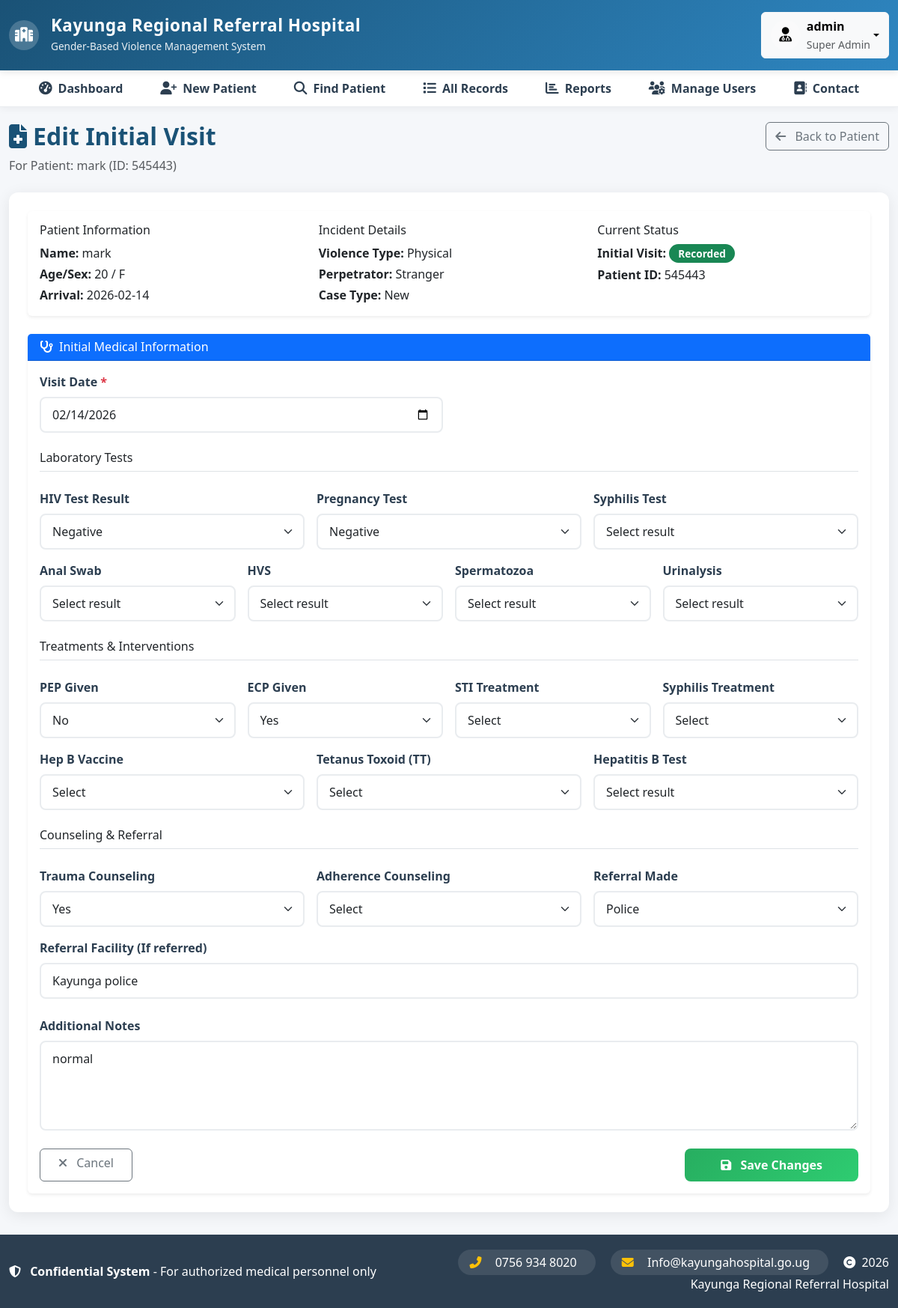
Page /edit_initial_visit/545443 (signed in) on the committed database.
### tables this page shows
CREATE TABLE patients (
        id INTEGER PRIMARY KEY AUTOINCREMENT,
        patient_id TEXT UNIQUE NOT NULL,
        arrival_datetime TEXT NOT NULL,
        national_id TEXT,
        client_name TEXT NOT NULL,
        address TEXT,
        contact_no TEXT,
        next_of_kin TEXT,
        next_of_kin_contact TEXT,
        ovc TEXT,
        age INTEGER NOT NULL,
        sex TEXT NOT NULL,
        marital_status TEXT,
        incident_datetime TEXT,
        medical_form_filled TEXT,
        p3_form TEXT,
        disability TEXT,
        perpetrator_relation TEXT,
        type_violence TEXT NOT NULL,
        type_case TEXT,
        facility_name TEXT DEFAULT 'Kayunga Regional Referral Hospital',
        created_at TEXT DEFAULT CURRENT_TIMESTAMP,
        updated_at TEXT DEFAULT CURRENT_TIMESTAMP
    );

CREATE TABLE initial_visits (
            id INTEGER PRIMARY KEY AUTOINCREMENT,
            patient_id INTEGER,
            visit_date TEXT,
            hiv_test_initial TEXT,
            pregnancy_test TEXT,
            anal_swab TEXT,
            hvs TEXT,
            spermatozoa TEXT,
            urinalysis TEXT,
            hep_b_initial TEXT,
            syphilis_initial TEXT,
            ecp_given TEXT,
            pep_given TEXT,
            sti_treatment TEXT,
            trauma_counseling_initial TEXT,
            adherence_counseling_initial TEXT,
            tt_given_initial TEXT,
            hep_b_vaccine_initial TEXT,
            syphilis_treatment TEXT,
            referral_initial TEXT,
            referral_facility TEXT,
            notes TEXT,
            created_at TEXT DEFAULT CURRENT_TIMESTAMP,
            FOREIGN KEY (patient_id) REFERENCES patients (patient_id)
        );

### app.py (the view, shortened to what this page needs)
@app.route('/edit_initial_visit/<patient_id>', methods=['GET', 'POST'])
@login_required
def edit_initial_visit(patient_id):
    conn = get_db()
    patient = conn.execute('SELECT * FROM patients WHERE patient_id = ?', (patient_id,)).fetchone()
    if not patient:
        flash('Patient not found', 'danger')
        conn.close()
        return redirect(url_for('patient_lookup'))
    initial_visit = conn.execute('SELECT * FROM initial_visits WHERE patient_id = ?',
                               (patient_id,)).fetchone()
    conn.close()
    return render_template('edit_initial_visit.html',
                         patient=patient,
                         initial_visit=initial_visit,
                         today=datetime.now().strftime('%Y-%m-%d'))

### templates/edit_initial_visit.html (shortened to what this page needs)
{% extends "base.html" %}
{% block page_header %}
<i class="fas fa-file-medical me-2"></i>Edit Initial Visit
{% endblock %}
{% block page_subtitle %}
For Patient: {{ patient.client_name }} (ID: {{ patient.patient_id }})
{% endblock %}
{% block page_actions %}
<a href="{{ url_for('patient_lookup', search_term=patient.patient_id, search_by='patient_id') }}"
   class="btn btn-outline-secondary">
    <i class="fas fa-arrow-left me-2"></i> Back to Patient
</a>
{% endblock %}
{% block content %}
<div class="content-wrapper">
    <div class="card border-0 shadow-sm mb-4">
        <div class="card-body">
            <div class="row">
                <div class="col-md-4">
                    <h6>Patient Information</h6>
                    <p class="mb-1"><strong>Name:</strong> {{ patient.client_name }}</p>
                    <p class="mb-1"><strong>Age/Sex:</strong> {{ patient.age }} / {{ patient.sex }}</p>
                    <p class="mb-0"><strong>Arrival:</strong> {{ patient.arrival_datetime[:10] }}</p>
                </div>
                <div class="col-md-4">
                    <h6>Incident Details</h6>
                    <p class="mb-1"><strong>Violence Type:</strong> {{ patient.type_violence }}</p>
                    <p class="mb-1"><strong>Perpetrator:</strong> {{ patient.perpetrator_relation or 'N/A' }}</p>
                    <p class="mb-0"><strong>Case Type:</strong> {{ patient.type_case or 'N/A' }}</p>
                </div>
                <div class="col-md-4">
                    <h6>Current Status</h6>
                    <p class="mb-1">
                        <strong>Initial Visit:</strong>
                        {% if initial_visit %}
                        <span class="badge bg-success">Recorded</span>
                        {% else %}
                        <span class="badge bg-warning">Not Recorded</span>
                        {% endif %}
                    </p>
                    <p class="mb-0">
                        <strong>Patient ID:</strong> {{ patient.patient_id }}
                    </p>
                </div>
            </div>
        </div>
    </div>
    <form method="POST">
        <div class="card border-0 shadow-sm">
            <div class="card-header bg-primary text-white">
                <h6 class="mb-0"><i class="fas fa-stethoscope me-2"></i>Initial Medical Information</h6>
            </div>
            <div class="card-body">
                <div class="row g-3">
                    <div class="col-md-6">
                        <label class="form-label">Visit Date <span class="text-danger">*</span></label>
                        <input type="date" class="form-control" name="visit_date"
                               value="{{ initial_visit.visit_date[:10] if initial_visit and initial_visit.visit_date else patient.arrival_datetime[:10] }}"
                               required>
                    </div>
                    <div class="col-12 mt-4">
                        <h6 class="border-bottom pb-2">Laboratory Tests</h6>
                    </div>
                    <div class="col-md-4">
                        <label class="form-label">HIV Test Result</label>
                        <select class="form-select" name="hiv_test_initial">
                            <option value="Negative" {% if initial_visit and initial_visit.hiv_test_initial == 'Negative' %}selected{% endif %}>Negative</option>
                        </select>
                    </div>
                    <div class="col-md-4">
                        <label class="form-label">Pregnancy Test</label>
                        <select class="form-select" name="pregnancy_test">
                            <option value="Negative" {% if initial_visit and initial_visit.pregnancy_test == 'Negative' %}selected{% endif %}>Negative</option>
                        </select>
                    </div>
                    <div class="col-md-4">
                        <label class="form-label">Syphilis Test</label>
                        <select class="form-select" name="syphilis_initial">
                            <option value="">Select result</option>
                        </select>
                    </div>
                    <div class="col-md-3">
                        <label class="form-label">Anal Swab</label>
                        <select class="form-select" name="anal_swab">
                            <option value="">Select result</option>
                        </select>
                    </div>
                    <div class="col-md-3">
                        <label class="form-label">HVS</label>
                        <select class="form-select" name="hvs">
                            <option value="">Select result</option>
                        </select>
                    </div>
                    <div class="col-md-3">
                        <label class="form-label">Spermatozoa</label>
                        <select class="form-select" name="spermatozoa">
                            <option value="">Select result</option>
                        </select>
                    </div>
                    <div class="col-md-3">
                        <label class="form-label">Urinalysis</label>
                        <select class="form-select" name="urinalysis">
                            <option value="">Select result</option>
                        </select>
                    </div>
                    <div class="col-12 mt-4">
                        <h6 class="border-bottom pb-2">Treatments & Interventions</h6>
                    </div>
                    <div class="col-md-3">
                        <label class="form-label">PEP Given</label>
                        <select class="form-select" name="pep_given">
                            <option value="No" {% if initial_visit and initial_visit.pep_given == 'No' %}selected{% endif %}>No</option>
                        </select>
                    </div>
                    <div class="col-md-3">
                        <label class="form-label">ECP Given</label>
                        <select class="form-select" name="ecp_given">
                            <option value="Yes" {% if initial_visit and initial_visit.ecp_given == 'Yes' %}selected{% endif %}>Yes</option>
                        </select>
                    </div>
                    <div class="col-md-3">
                        <label class="form-label">STI Treatment</label>
                        <select class="form-select" name="sti_treatment">
                            <option value="">Select</option>
                        </select>
                    </div>
                    <div class="col-md-3">
                        <label class="form-label">Syphilis Treatment</label>
                        <select class="form-select" name="syphilis_treatment">
                            <option value="">Select</option>
                        </select>
                    </div>
                    <div class="col-md-4">
                        <label class="form-label">Hep B Vaccine</label>
                        <select class="form-select" name="hep_b_vaccine_initial">
                            <option value="">Select</option>
                        </select>
                    </div>
                    <div class="col-md-4">
                        <label class="form-label">Tetanus Toxoid (TT)</label>
                        <select class="form-select" name="tt_given_initial">
                            <option value="">Select</option>
                        </select>
                    </div>
                    <div class="col-md-4">
                        <label class="form-label">Hepatitis B Test</label>
                        <select class="form-select" name="hep_b_initial">
                            <option value="">Select result</option>
                        </select>
                    </div>
                    <div class="col-12 mt-4">
                        <h6 class="border-bottom pb-2">Counseling & Referral</h6>
                    </div>
                    <div class="col-md-4">
                        <label class="form-label">Trauma Counseling</label>
                        <select class="form-select" name="trauma_counseling_initial">
                            <option value="Yes" {% if initial_visit and initial_visit.trauma_counseling_initial == 'Yes' %}selected{% endif %}>Yes</option>
                        </select>
                    </div>
                    <div class="col-md-4">
                        <label class="form-label">Adherence Counseling</label>
                        <select class="form-select" name="adherence_counseling_initial">
                            <option value="">Select</option>
                        </select>
                    </div>
                    <div class="col-md-4">
                        <label class="form-label">Referral Made</label>
                        <select class="form-select" name="referral_initial">
                            <option value="Police" {% if initial_visit and initial_visit.referral_initial == 'Police' %}selected{% endif %}>Police</option>
                        </select>
                    </div>
                    <div class="col-md-12">
                        <label class="form-label">Referral Facility (If referred)</label>
                        <input type="text" class="form-control" name="referral_facility"
                               value="{{ initial_visit.referral_facility if initial_visit else '' }}"
                               placeholder="Name of referral facility">
                    </div>
                    <div class="col-12 mt-4">
                        <label class="form-label">Additional Notes</label>
                        <textarea class="form-control" name="notes" rows="4"
                                  placeholder="Any additional notes about the initial visit...">
                            {{- initial_visit.notes if initial_visit else '' -}}
                        </textarea>
                    </div>
                    <div class="col-12 mt-4">
                        <div class="d-flex justify-content-between">
                            <a href="{{ url_for('patient_lookup', search_term=patient.patient_id, search_by='patient_id') }}"
                               class="btn btn-outline-secondary px-4">
                                <i class="fas fa-times me-2"></i> Cancel
                            </a>
                            <button type="submit" class="btn btn-success px-5">
                                <i class="fas fa-save me-2"></i> Save Changes
                            </button>
                        </div>
                    </div>
                </div>
            </div>
        </div>
    </form>
</div>
{% endblock %}

### rows in the picture
patients: client_name "mark", patient_id "545443", age "20", sex "F", arrival_datetime "2026-02-14", type_violence "Physical", perpetrator_relation "Stranger", type_case "New"
initial_visits: visit_date "02/14/2026", hiv_test_initial "Negative", pregnancy_test "Negative", pep_given "No", ecp_given "Yes", trauma_counseling_initial "Yes", referral_initial "Police", referral_facility "Kayunga police", notes "normal"

### other values in the picture
{{ session.get('full_name', session.get('username', 'User')) }} "admin"
